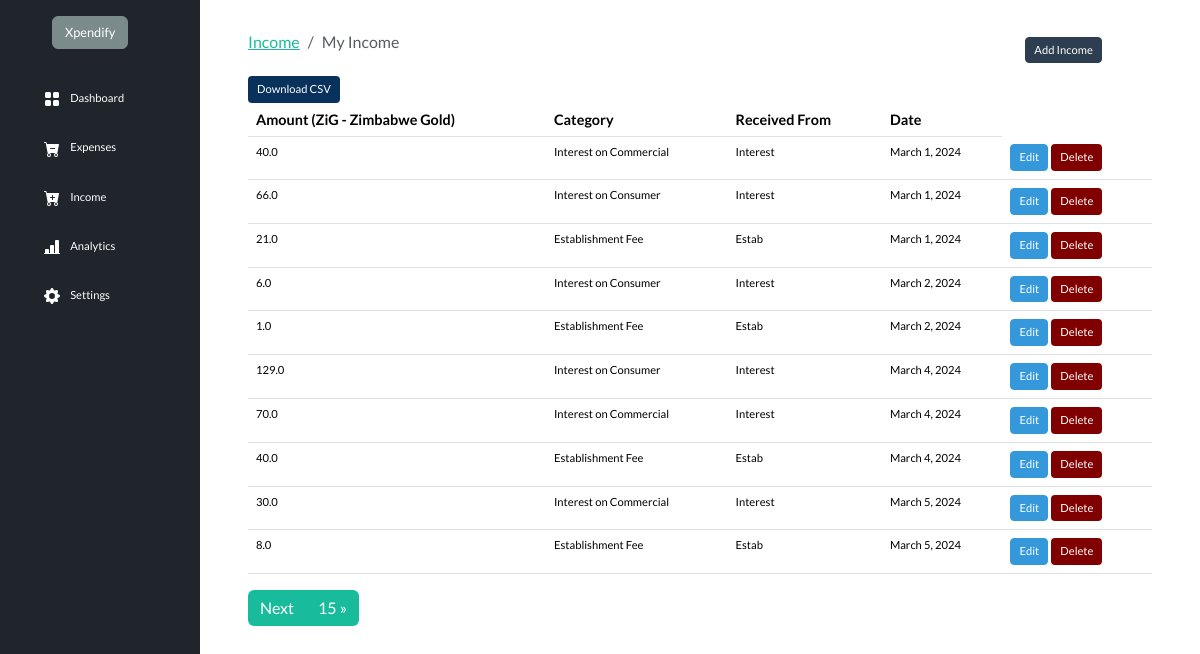
Screenshot of /income/ (signed in) with the database file from the repository.
### userpreferences/models.py (models this page shows, shortened)
class UserPreference(models.Model):
    user = models.OneToOneField(to=User, on_delete=models.CASCADE)
    currency = models.CharField(max_length=255, blank=True, null=True)

### userincome/models.py (models this page shows, shortened)
class UserIncome(models.Model):
    amount = models.FloatField()  # DECIMAL
    date = models.DateField(default=now)
    description = models.TextField()
    owner = models.ForeignKey(to=User, on_delete=models.CASCADE)
    source = models.CharField(max_length=266)
    class Meta:
        ordering: ['-date']

### userincome/views.py (the view)
# urls.py: path('', views.index, name='dashboard'),
@login_required(login_url='/authentication/login')
def index(request):
    categories = Source.objects.all()
    income = UserIncome.objects.filter(owner=request.user)
    paginator = Paginator(income, 10)
    page_number = request.GET.get('page')
    page_obj = Paginator.get_page(paginator, page_number)
    currency = UserPreference.objects.get(user=request.user).currency
    context = {
        'income': income,
        'page_obj': page_obj,
        'currency': currency
    }
    return render(request, 'income/index.html', context)

### ExpSystem/templates/income/index.html (shortened to what this page needs)
{% extends 'base.html' %}
{% load static %}
{% block content %}
<div class="container mt-4">
  <div class="d-flex flex-wrap align-items-center">
    <div class="col-md-10">
      <nav aria-label="breadcrumb">
        <ol class="breadcrumb">
          <li class="breadcrumb-item">
            <a href="">Income</a>
          </li>
          <li class="breadcrumb-item active" aria-current="page">
            My Income
          </li>
        </ol>
      </nav>
    </div>
    <div class=" col-md-2 col-lg-auto mb-3 mb-lg-0  px-3 justify-content-end">
      <a href="{% url 'add-income'%}" class="btn btn-sm btn-primary "style="font-size: 70%;">Add Income</a>
    </div>
  </div>
  <div class="container">
    <div class="row">
      <div class="col-md-8">
         <a href="{% url 'income_export_csv' %}" class="btn btn-sm text-white" style="background-color:rgba(2, 45, 88, 0.974);font-size: 70%;">Download CSV </a>
      </div>
      <div class="col-md-4">
      </div>
    </div>
<div class="app-table">
  <table class="table table-stripped table-hover">
    <thead>
      <tr>
        <th style="font-size: 90%;">Amount ({{currency}}) </th>
        <th style="font-size: 90%;">Category</th>
        <th style="font-size: 90%;">Received From</th>
        <th style="font-size: 90%;">Date</th>
      </tr>
    </thead>
    <tbody>
      {% include 'partials/_messages.html'%} {% for income in page_obj%}
      <tr>
        <td style="font-size: 70%;">{{income.amount}}</td>
        <td style="font-size: 70%;">{{income.source}}</td>
        <td style="font-size: 70%;">{{income.description}}</td>
        <td style="font-size: 70%;">{{income.date}}</td>
        <td>
          <a
            href="{% url 'income-edit' income.id  %}"
            class="btn btn-info btn-sm" style="font-size: 70%;"
            >Edit</a
          >
          <a
            href="{% url 'income-delete' income.id %}"
            class="btn text-white px-2 btn-sm" style="background-color: maroon; font-size: 70%;"
            >Delete</a
          >
        </td>
      </tr>
      {% endfor %}
    </tbody>
  </table>
  <ul class="pagination align-right float-right mr-auto">
    {% if page_obj.has_next %}
    <li class="page-item"> <a class="page-link" href="?page={{ page_obj.next_page_number }}">Next</a></li>
    <li class="page-item"> <a class="page-link" href="?page={{ page_obj.paginator.num_pages }}">{{ page_obj.paginator.num_pages}} &raquo;</a></li>
    {% endif %}
  </ul>
</div>
{% endblock content %}

### rows the page displays
UserPreference: currency "ZiG - Zimbabwe Gold"
UserIncome: amount "40.0", source "Interest on Commercial", description "Interest", date "March 1, 2024"
UserIncome: amount "66.0", source "Interest on Consumer", description "Interest", date "March 1, 2024"
UserIncome: amount "21.0", source "Establishment Fee", description "Estab", date "March 1, 2024"
UserIncome: amount "6.0", source "Interest on Consumer", description "Interest", date "March 2, 2024"
UserIncome: amount "1.0", source "Establishment Fee", description "Estab", date "March 2, 2024"
UserIncome: amount "129.0", source "Interest on Consumer", description "Interest", date "March 4, 2024"
UserIncome: amount "70.0", source "Interest on Commercial", description "Interest", date "March 4, 2024"
UserIncome: amount "40.0", source "Establishment Fee", description "Estab", date "March 4, 2024"
UserIncome: amount "30.0", source "Interest on Commercial", description "Interest", date "March 5, 2024"
UserIncome: amount "8.0", source "Establishment Fee", description "Estab", date "March 5, 2024"

### other values shown
{{ page_obj.paginator.num_pages }} "15"
